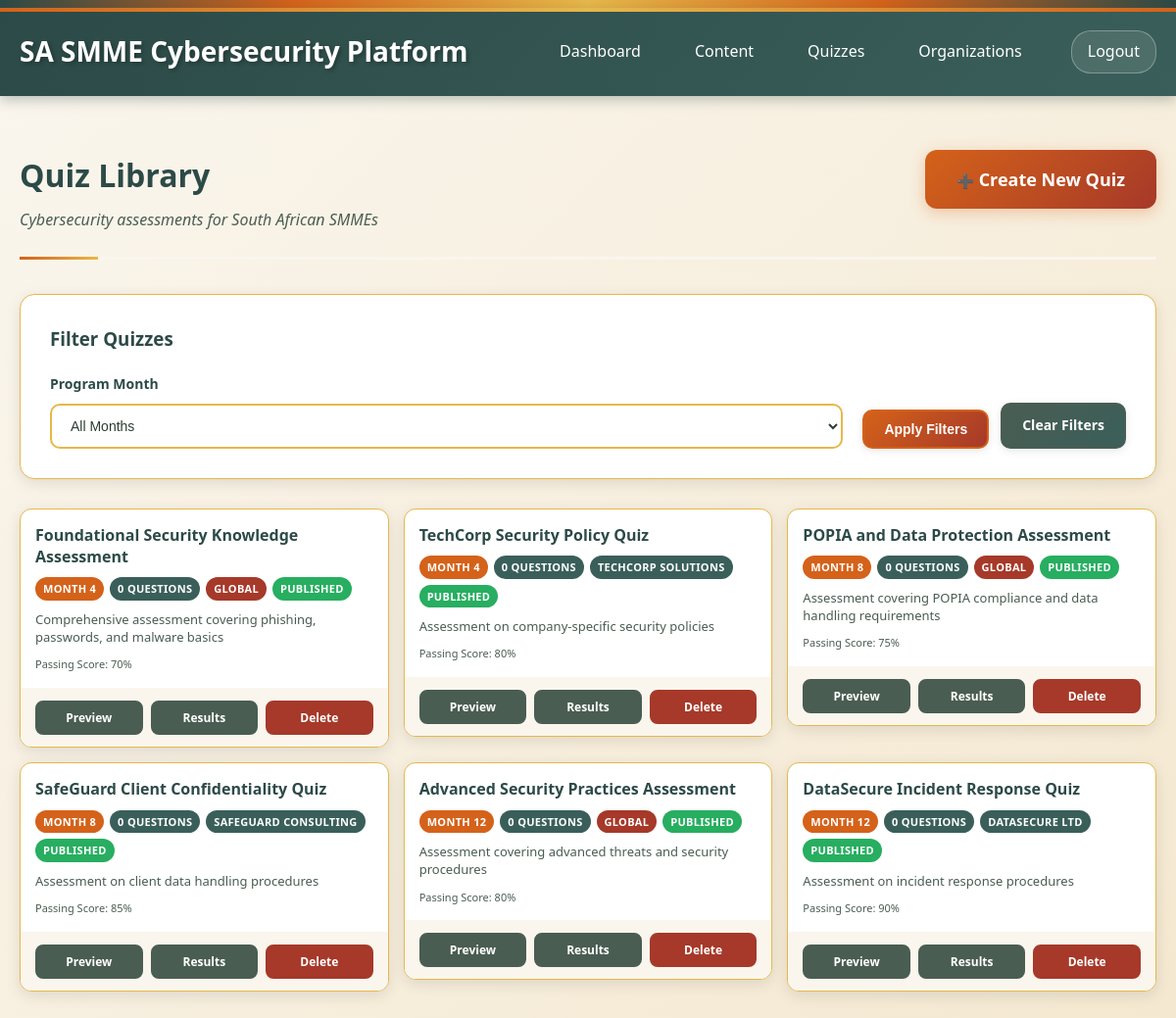
The app's page /quiz_list.php (signed in), older data.
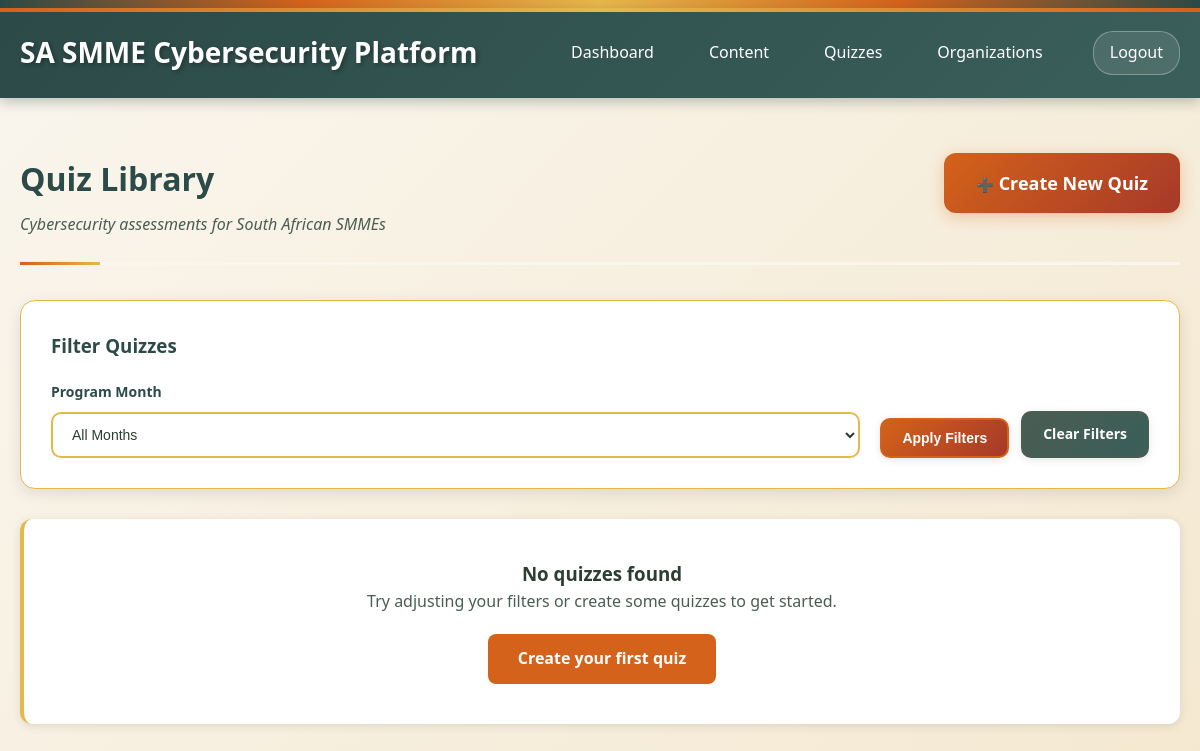
The same page, newer data.
### tables this page shows
CREATE TABLE quizzes (
    id INTEGER PRIMARY KEY AUTOINCREMENT,
    organization_id INTEGER, -- NULL for global quizzes
    title VARCHAR(255) NOT NULL,
    description TEXT,
    month_number INTEGER NOT NULL CHECK (month_number >= 1 AND month_number <= 12),
    passing_score INTEGER DEFAULT 70 CHECK (passing_score >= 0 AND passing_score <= 100),
    status_id INTEGER NOT NULL DEFAULT 1,
    release_date DATE,
    due_date DATE,
    requires_previous_completion BOOLEAN DEFAULT 0,
    max_attempts INTEGER DEFAULT 3,
    time_limit_minutes INTEGER,
    randomize_questions BOOLEAN DEFAULT 0,
    show_results_immediately BOOLEAN DEFAULT 1,
    created_by INTEGER NOT NULL,
    is_active BOOLEAN DEFAULT 1,
    created_at TIMESTAMP DEFAULT CURRENT_TIMESTAMP,
    updated_at TIMESTAMP DEFAULT CURRENT_TIMESTAMP,
    FOREIGN KEY (organization_id) REFERENCES organizations(id),
    FOREIGN KEY (status_id) REFERENCES quiz_statuses(id),
    FOREIGN KEY (created_by) REFERENCES users(id)
);

### src/quiz_list.php (the view, shortened to what the changed rows need)
<?php
require_once __DIR__ . '/config/db.php';
$where_conditions = ['q.is_active = 1'];
$params = [];
$where_clause = implode(' AND ', $where_conditions);
try {
    $stmt = $pdo->prepare("
        SELECT q.*,
               COUNT(qq.id) as question_count,
               COUNT(DISTINCT qr.user_id) as attempts_count,
               o.name as organization_name,
               qs.name as status_name
        FROM quizzes q
        LEFT JOIN quiz_questions qq ON q.id = qq.quiz_id
        LEFT JOIN quiz_results qr ON q.id = qr.quiz_id
        LEFT JOIN organizations o ON q.organization_id = o.id
        LEFT JOIN quiz_statuses qs ON q.status_id = qs.id
        WHERE $where_clause
        GROUP BY q.id
        ORDER BY q.month_number ASC, q.created_at DESC
    ");
    $stmt->execute($params);
    $quiz_list = $stmt->fetchAll(PDO::FETCH_ASSOC);
} catch (PDOException $e) {
    $quiz_list = [];
    $error = "Error loading quizzes: " . $e->getMessage();
}
?>
<!DOCTYPE html>
<html lang="en">
<head>
    <link rel="stylesheet" href="assets/webdesign-style.css">
</head>
<body>
    <div class="header">
        <div class="header-left">
            <h1>SA SMME Cybersecurity Platform</h1>
        </div>
    </div>
    <div class="container">
        <div class="page-header-section">
            <div class="page-title-area">
                <h2 class="page-title">Quiz Library</h2>
            </div>
        </div>
        <?php if (empty($quiz_list)): ?>
            <div class="info-card" style="text-align: center; padding: 40px;">
                <h3>No quizzes found</h3>
                <p>Try adjusting your filters or create some quizzes to get started.</p>
                <?php if (in_array($_SESSION['role'], ['system_admin', 'org_admin'])): ?>
                    <div style="margin-top: 20px;">
                        <a href="quiz_create.php" class="btn-primary">Create your first quiz</a>
                    </div>
                <?php endif; ?>
            </div>
        <?php else: ?>
            <div class="quiz-grid">
                <?php foreach ($quiz_list as $quiz): ?>
                    <div class="quiz-card">
                        <div class="quiz-header">
                            <h3><?php echo htmlspecialchars($quiz['title']); ?></h3>
                            <div class="quiz-badges">
                                <?php if ($quiz['month_number']): ?>
                                    <span class="badge badge-month">Month <?php echo $quiz['month_number']; ?></span>
                                <?php endif; ?>
                                <span class="badge badge-questions"><?php echo $quiz['question_count']; ?> Questions</span>
                                <?php if ($quiz['organization_name']): ?>
                                    <span class="badge badge-org">
                                        <?php echo htmlspecialchars($quiz['organization_name']); ?>
                                    </span>
                                <?php else: ?>
                                    <span class="badge badge-global">Global</span>
                                <?php endif; ?>
                                <?php if (in_array($_SESSION['role'], ['system_admin', 'org_admin'])): ?>
                                    <?php
                                    $status_class = [
                                        'draft' => 'badge-draft',
                                        'scheduled' => 'badge-scheduled',
                                        'published' => 'badge-published'
                                    ][$quiz['status_name']] ?? 'badge-published';
                                    ?>
                                    <span class="badge <?php echo $status_class; ?>">
                                        <?php echo ucfirst($quiz['status_name']); ?>
                                    </span>
                                <?php endif; ?>
                            </div>
                            <?php if ($quiz['description']): ?>
                                <p class="quiz-description">
                                    <?php echo htmlspecialchars($quiz['description']); ?>
                                </p>
                            <?php endif; ?>
                            <div class="quiz-meta">
                                <span>Passing Score: <?php echo $quiz['passing_score']; ?>%</span>
                            </div>
                        </div>
                        <div class="quiz-actions">
                            <?php if (in_array($_SESSION['role'], ['system_admin', 'org_admin'])): ?>
                                <a href="take_quiz.php?id=<?php echo $quiz['id']; ?>" class="btn-secondary">Preview</a>
                                <a href="quiz_results.php?id=<?php echo $quiz['id']; ?>" class="btn-secondary">Results</a>
                                <a href="quiz_list.php?delete=<?php echo $quiz['id']; ?>"
                                   class="btn-danger"
                                   onclick="return confirm('Are you sure you want to delete this quiz? This will also delete all related questions and results.')">
                                    Delete
                                </a>
                            <?php else: ?>
                                <a href="take_quiz.php?id=<?php echo $quiz['id']; ?>" class="btn-primary">Take Quiz</a>
                            <?php endif; ?>
                        </div>
                    </div>
                <?php endforeach; ?>
            </div>
        <?php endif; ?>
    </div>
</body>
</html>

Row changes from the older to the newer data that the page shows:
removed quizzes: title "Foundational Security Knowledge Assessment", month_number "4", question_count "0", shows "GLOBAL", status_name "PUBLISHED", description "Comprehensive assessment covering phishing, passwords, and malware basics", passing_score "70"
removed quizzes: title "TechCorp Security Policy Quiz", month_number "4", question_count "0", organization_name "TECHCORP SOLUTIONS", status_name "PUBLISHED", description "Assessment on company-specific security policies", passing_score "80"
removed quizzes: title "POPIA and Data Protection Assessment", month_number "8", question_count "0", shows "GLOBAL", status_name "PUBLISHED", description "Assessment covering POPIA compliance and data handling requirements", passing_score "75"
removed quizzes: title "SafeGuard Client Confidentiality Quiz", month_number "8", question_count "0", organization_name "SAFEGUARD CONSULTING", status_name "PUBLISHED", description "Assessment on client data handling procedures", passing_score "85"
removed quizzes: title "Advanced Security Practices Assessment", month_number "12", question_count "0", shows "GLOBAL", status_name "PUBLISHED", description "Assessment covering advanced threats and security procedures", passing_score "80"
removed quizzes: title "DataSecure Incident Response Quiz", month_number "12", question_count "0", organization_name "DATASECURE LTD", status_name "PUBLISHED", description "Assessment on incident response procedures", passing_score "90"
Text that changed along with them:
text now shown: "No quizzes found Try adjusting your filters or create some quizzes to get started. Create your first quiz"
